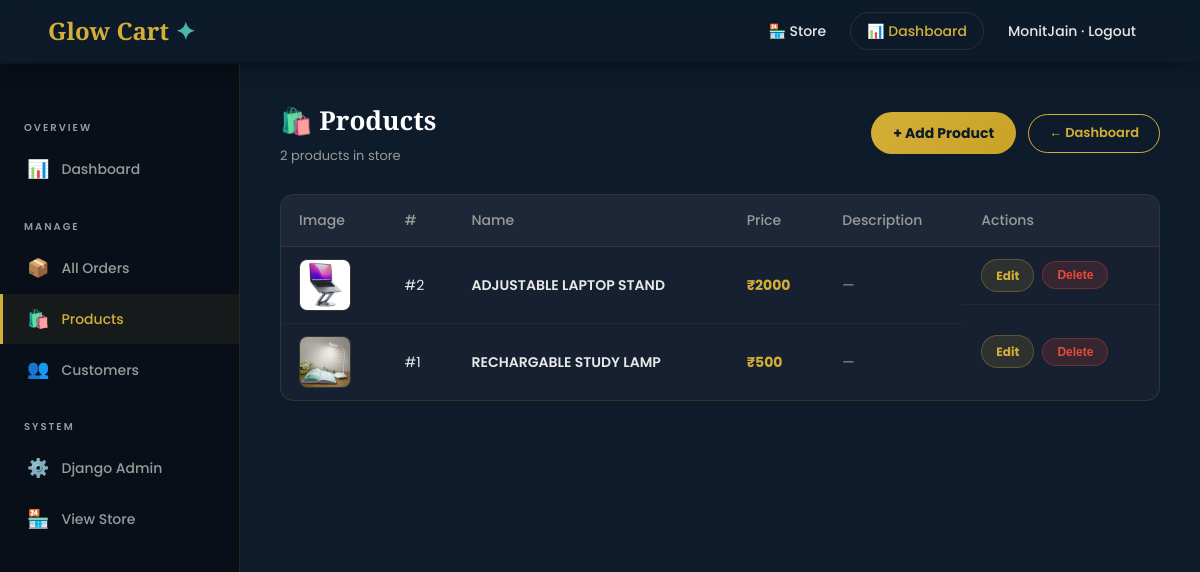
Page /dashboard/products/ (signed in) on the committed database.
### store/models.py (models this page shows, shortened)
class Product(models.Model):
    name        = models.CharField(max_length=100)
    price       = models.IntegerField()
    image       = models.ImageField(upload_to='images/')
    description = models.TextField(blank=True, default='')

### store/views.py (the view)
# urls.py: path('dashboard/products/', views.manage_products, name='manage_products'),
@user_passes_test(lambda u: u.is_staff, login_url='/login/')
def manage_products(request):
    products = Product.objects.all().order_by('-id')
    return render(request, 'manage_products.html', {'products': products})

### store/templates/manage_products.html (shortened to what this page needs)
{% load static %}
<!DOCTYPE html>
<html lang="en">
<head>
  <link rel="stylesheet" href="{% static 'css/style.css' %}">
</head>
<body>
  <nav class="navbar scrolled" id="navbar">
    <a href="/" class="logo">Glow Cart <span class="logo-star">✦</span></a>
    <div class="nav-links" id="nav-links">
      <a href="/">🏪 Store</a>
      <a href="/dashboard/" class="nav-cart">📊 Dashboard</a>
      <form method="POST" action="/logout/" style="display:inline;">
        <button type="submit" class="logout-btn">{{ user.username }} · Logout</button>
      </form>
    </div>
  </nav>
  <div class="dash-layout">
    <aside class="dash-sidebar">
      <div class="sidebar-label">Overview</div>
      <a href="/dashboard/" class="sidebar-link"><span>📊</span> Dashboard</a>
      <div class="sidebar-label">Manage</div>
      <a href="/dashboard/orders/" class="sidebar-link"><span>📦</span> All Orders</a>
      <a href="/dashboard/products/" class="sidebar-link active"><span>🛍️</span> Products</a>
      <a href="/dashboard/customers/" class="sidebar-link"><span>👥</span> Customers</a>
      <div class="sidebar-label">System</div>
      <a href="/admin/" class="sidebar-link"><span>⚙️</span> Django Admin</a>
      <a href="/" class="sidebar-link"><span>🏪</span> View Store</a>
    </aside>
    <main class="dash-main">
      <div class="dash-header">
        <div>
          <h2>🛍️ Products</h2>
          <p>{{ products|length }} product{{ products|length|pluralize }} in store</p>
        </div>
        <div style="display:flex;gap:12px;align-items:center;">
          <a href="/admin/store/product/add/" class="add-btn">+ Add Product</a>
          <a href="/dashboard/" class="btn-outline" style="padding:8px 20px;font-size:13px;">← Dashboard</a>
        </div>
      </div>
      <div class="dash-table-card">
        {% if products %}
        <table class="dash-table">
          <thead>
            <tr><th>Image</th><th>#</th><th>Name</th><th>Price</th><th>Description</th><th>Actions</th></tr>
          </thead>
          <tbody>
            {% for product in products %}
            <tr>
              <td><img src="{{ product.image.url }}" class="prod-img" alt="{{ product.name }}"></td>
              <td>#{{ product.id }}</td>
              <td style="font-weight:600;">{{ product.name }}</td>
              <td style="color:var(--gold);font-weight:700;">₹{{ product.price }}</td>
              <td style="color:var(--text-muted);max-width:200px;white-space:nowrap;overflow:hidden;text-overflow:ellipsis;">
                {{ product.description|default:"—" }}
              </td>
              <td style="display:flex;gap:8px;align-items:center;">
                <a href="/admin/store/product/{{ product.id }}/change/" class="edit-link">Edit</a>
                <form method="POST" action="{% url 'delete_product' product.id %}" onsubmit="return confirm('Delete {{ product.name }}?')">
                  <button type="submit" class="delete-btn">Delete</button>
                </form>
              </td>
            </tr>
            {% endfor %}
          </tbody>
        </table>
        {% else %}
        <p class="no-products">No products yet. <a href="/admin/store/product/add/" style="color:var(--gold);">Add your first product →</a></p>
        {% endif %}
      </div>
    </main>
  </div>
</body>
</html>

### store/static/css/style.css (style rules this page uses)
:root { --bg: #0D1B2A; --bg2: #1C1C1C; --brown: #4B3B2B; --gold: #D4AF37; --teal: #4DB6AC; --beige: #F5F5DC; --text: #e8e8e8; --text-muted: #9a9a9a; --card-bg: #162030; --border: rgba(212,175,55,0.15); --radius: 14px; --transition: all 0.3s ease-in-out; }
*, *::before, *::after { box-sizing: border-box; margin: 0; padding: 0; }
html { scroll-behavior: smooth; overflow-x: hidden; }
body { font-family: 'Poppins', sans-serif; background: var(--bg); color: var(--text); line-height: 1.6; overflow-x: hidden; }
a { text-decoration: none; color: inherit; }
img { display: block; max-width: 100%; height: auto; }
.navbar { position: fixed; top: 0; left: 0; right: 0; z-index: 999; display: flex; align-items: center; justify-content: space-between; padding: 18px 48px; background: transparent; transition: var(--transition); }
.navbar.scrolled { background: rgba(13,27,42,0.92); backdrop-filter: blur(14px); padding: 12px 48px; box-shadow: 0 2px 24px rgba(0,0,0,0.4); }
.logo { font-family: 'Playfair Display', serif; font-size: 24px; font-weight: 700; color: var(--gold); }
.logo-star { color: var(--teal); }
.nav-links { display: flex; align-items: center; gap: 8px; flex-wrap: wrap; }
.nav-links a { padding: 7px 16px; font-size: 14px; font-weight: 500; color: var(--text); border-radius: 30px; transition: var(--transition); position: relative; }
.nav-links a::after { content: ''; position: absolute; bottom: 2px; left: 16px; right: 16px; height: 2px; background: var(--gold); border-radius: 2px; transform: scaleX(0); transition: transform 0.3s ease; }
.nav-cart { font-size: 15px; font-weight: 600; color: var(--gold) !important; border: 1px solid var(--border) !important; }
.nav-cart::after { display: none !important; }
.logout-btn { background: none; border: none; font-family: 'Poppins', sans-serif; font-size: 14px; font-weight: 500; color: var(--text); cursor: pointer; padding: 7px 16px; border-radius: 30px; transition: var(--transition); }
.btn-outline { display: inline-block; padding: 13px 30px; border-radius: 30px; border: 1.5px solid var(--gold); color: var(--gold); font-weight: 600; font-size: 15px; transition: var(--transition); }
.dash-header { display: flex; justify-content: space-between; align-items: center; margin-bottom: 36px; flex-wrap: wrap; gap: 12px; }
.dash-header h2 { font-family: 'Playfair Display', serif; font-size: 30px; color: var(--gold); }
.dash-table-card { background: var(--card-bg); border: 1px solid var(--border); border-radius: var(--radius); overflow: hidden; }
.dash-table { width: 100%; border-collapse: collapse; font-size: 14px; }
.dash-table thead th { background: rgba(255,255,255,0.03); padding: 14px 18px; text-align: left; color: var(--text-muted); font-weight: 500; border-bottom: 1px solid var(--border); }
.dash-table tbody td { padding: 14px 18px; color: var(--text); border-bottom: 1px solid rgba(255,255,255,0.04); }
.dash-table tbody tr:last-child td { border-bottom: none; }

### rows in the picture
Product: image (picture), id "2", name "ADJUSTABLE LAPTOP STAND", price "2000", description "—"
Product: image (picture), id "1", name "RECHARGABLE STUDY LAMP", price "500", description "—"

### other values in the picture
{{ user.username }} "MonitJain"
{{ products|length }} "2"
